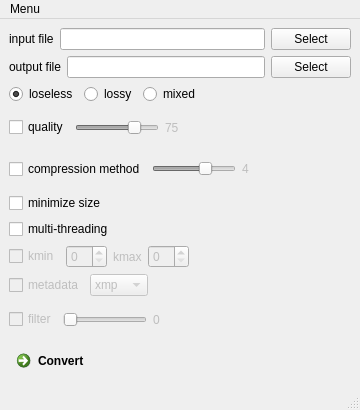
<?xml version="1.0" encoding="UTF-8"?>
<ui version="4.0">
 <class>MainWindow</class>
 <widget class="QMainWindow" name="MainWindow">
  <property name="enabled">
   <bool>true</bool>
  </property>
  <property name="geometry">
   <rect>
    <x>0</x>
    <y>0</y>
    <width>360</width>
    <height>410</height>
   </rect>
  </property>
  <property name="sizePolicy">
   <sizepolicy hsizetype="Preferred" vsizetype="Preferred">
    <horstretch>0</horstretch>
    <verstretch>0</verstretch>
   </sizepolicy>
  </property>
  <property name="windowTitle">
   <string>MainWindow</string>
  </property>
  <widget class="QWidget" name="centralwidget">
   <property name="enabled">
    <bool>true</bool>
   </property>
   <layout class="QVBoxLayout" name="verticalLayout">
    <item>
     <layout class="QHBoxLayout" name="input_hbox">
      <item>
       <widget class="QLabel" name="input_label">
        <property name="text">
         <string>input file</string>
        </property>
       </widget>
      </item>
      <item>
       <widget class="QLineEdit" name="input_path">
        <property name="readOnly">
         <bool>true</bool>
        </property>
       </widget>
      </item>
      <item>
       <widget class="QPushButton" name="input_select">
        <property name="text">
         <string>Select</string>
        </property>
       </widget>
      </item>
     </layout>
    </item>
    <item>
     <layout class="QHBoxLayout" name="output_hbox">
      <item>
       <widget class="QLabel" name="output_label">
        <property name="text">
         <string>output file</string>
        </property>
       </widget>
      </item>
      <item>
       <widget class="QLineEdit" name="output_path">
        <property name="readOnly">
         <bool>true</bool>
        </property>
       </widget>
      </item>
      <item>
       <widget class="QPushButton" name="output_select">
        <property name="text">
         <string>Select</string>
        </property>
       </widget>
      </item>
     </layout>
    </item>
    <item>
     <layout class="QHBoxLayout" name="compression_hbox_2">
      <item>
       <widget class="QRadioButton" name="lossless_button">
        <property name="toolTip">
         <string>encode image using lossless compression</string>
        </property>
        <property name="text">
         <string>loseless</string>
        </property>
        <property name="checked">
         <bool>true</bool>
        </property>
       </widget>
      </item>
      <item>
       <widget class="QRadioButton" name="lossy_button">
        <property name="toolTip">
         <string>encode image using lossy compression</string>
        </property>
        <property name="text">
         <string>lossy</string>
        </property>
       </widget>
      </item>
      <item>
       <widget class="QRadioButton" name="mixed_button">
        <property name="toolTip">
         <string>for each frame in the image, pick lossy or lossless compression heuristically</string>
        </property>
        <property name="text">
         <string>mixed</string>
        </property>
       </widget>
      </item>
      <item>
       <spacer name="horizontalSpacer">
        <property name="orientation">
         <enum>Qt::Horizontal</enum>
        </property>
        <property name="sizeHint" stdset="0">
         <size>
          <width>40</width>
          <height>20</height>
         </size>
        </property>
       </spacer>
      </item>
     </layout>
    </item>
    <item>
     <layout class="QHBoxLayout" name="quality_hbox">
      <item>
       <widget class="QCheckBox" name="quality_checkbox">
        <property name="toolTip">
         <string>quality factor (0:small..100:big)</string>
        </property>
        <property name="text">
         <string>quality</string>
        </property>
       </widget>
      </item>
      <item>
       <widget class="QSlider" name="quality_slider">
        <property name="enabled">
         <bool>false</bool>
        </property>
        <property name="sizePolicy">
         <sizepolicy hsizetype="Minimum" vsizetype="Fixed">
          <horstretch>0</horstretch>
          <verstretch>0</verstretch>
         </sizepolicy>
        </property>
        <property name="maximum">
         <number>100</number>
        </property>
        <property name="value">
         <number>75</number>
        </property>
        <property name="orientation">
         <enum>Qt::Horizontal</enum>
        </property>
       </widget>
      </item>
      <item>
       <widget class="QLabel" name="quality_value">
        <property name="enabled">
         <bool>false</bool>
        </property>
        <property name="text">
         <string>75</string>
        </property>
       </widget>
      </item>
      <item>
       <spacer name="horizontalSpacer_2">
        <property name="orientation">
         <enum>Qt::Horizontal</enum>
        </property>
        <property name="sizeHint" stdset="0">
         <size>
          <width>40</width>
          <height>20</height>
         </size>
        </property>
       </spacer>
      </item>
     </layout>
    </item>
    <item>
     <layout class="QHBoxLayout" name="compression_method_hbox">
      <item>
       <widget class="QCheckBox" name="compression_method_checkbox">
        <property name="toolTip">
         <string>compression method (0=fast, 6=slowest)</string>
        </property>
        <property name="text">
         <string>compression method</string>
        </property>
       </widget>
      </item>
      <item>
       <widget class="QSlider" name="compression_method_slider">
        <property name="enabled">
         <bool>false</bool>
        </property>
        <property name="sizePolicy">
         <sizepolicy hsizetype="Minimum" vsizetype="Fixed">
          <horstretch>0</horstretch>
          <verstretch>0</verstretch>
         </sizepolicy>
        </property>
        <property name="maximum">
         <number>6</number>
        </property>
        <property name="pageStep">
         <number>2</number>
        </property>
        <property name="value">
         <number>4</number>
        </property>
        <property name="orientation">
         <enum>Qt::Horizontal</enum>
        </property>
        <property name="invertedControls">
         <bool>false</bool>
        </property>
       </widget>
      </item>
      <item>
       <widget class="QLabel" name="compression_method_value">
        <property name="enabled">
         <bool>false</bool>
        </property>
        <property name="text">
         <string>4</string>
        </property>
       </widget>
      </item>
      <item>
       <spacer name="horizontalSpacer_3">
        <property name="orientation">
         <enum>Qt::Horizontal</enum>
        </property>
        <property name="sizeHint" stdset="0">
         <size>
          <width>40</width>
          <height>20</height>
         </size>
        </property>
       </spacer>
      </item>
     </layout>
    </item>
    <item>
     <widget class="QCheckBox" name="min_size_checkbox">
      <property name="toolTip">
       <string>minimize output size</string>
      </property>
      <property name="text">
       <string>minimize size</string>
      </property>
      <property name="checked">
       <bool>false</bool>
      </property>
     </widget>
    </item>
    <item>
     <widget class="QCheckBox" name="multi_threading">
      <property name="toolTip">
       <string>use multi-threading if available</string>
      </property>
      <property name="text">
       <string>multi-threading</string>
      </property>
      <property name="checked">
       <bool>false</bool>
      </property>
     </widget>
    </item>
    <item>
     <layout class="QHBoxLayout" name="kmin_kmax">
      <item>
       <widget class="QCheckBox" name="kmin_kmax_checkbox">
        <property name="enabled">
         <bool>false</bool>
        </property>
        <property name="toolTip">
         <string>min distance between key frames</string>
        </property>
        <property name="text">
         <string>kmin</string>
        </property>
       </widget>
      </item>
      <item>
       <widget class="QSpinBox" name="kmin_spinbox">
        <property name="enabled">
         <bool>false</bool>
        </property>
       </widget>
      </item>
      <item>
       <widget class="QLabel" name="kmax_label">
        <property name="enabled">
         <bool>false</bool>
        </property>
        <property name="toolTip">
         <string>max distance between key frames</string>
        </property>
        <property name="text">
         <string>kmax</string>
        </property>
       </widget>
      </item>
      <item>
       <widget class="QSpinBox" name="kmax_spinbox">
        <property name="enabled">
         <bool>false</bool>
        </property>
       </widget>
      </item>
      <item>
       <spacer name="horizontalSpacer_6">
        <property name="orientation">
         <enum>Qt::Horizontal</enum>
        </property>
        <property name="sizeHint" stdset="0">
         <size>
          <width>40</width>
          <height>20</height>
         </size>
        </property>
       </spacer>
      </item>
     </layout>
    </item>
    <item>
     <layout class="QHBoxLayout" name="metadata_hbox">
      <item>
       <widget class="QCheckBox" name="metadata_checkbox">
        <property name="enabled">
         <bool>false</bool>
        </property>
        <property name="toolTip">
         <string>comma separated list of metadata to copy from the input to the output if present</string>
        </property>
        <property name="text">
         <string>metadata</string>
        </property>
       </widget>
      </item>
      <item>
       <widget class="QComboBox" name="metadata_combobox">
        <property name="enabled">
         <bool>false</bool>
        </property>
        <property name="sizePolicy">
         <sizepolicy hsizetype="Minimum" vsizetype="Fixed">
          <horstretch>0</horstretch>
          <verstretch>0</verstretch>
         </sizepolicy>
        </property>
        <property name="currentText">
         <string>xmp</string>
        </property>
        <property name="currentIndex">
         <number>3</number>
        </property>
        <item>
         <property name="text">
          <string>all</string>
         </property>
        </item>
        <item>
         <property name="text">
          <string>none</string>
         </property>
        </item>
        <item>
         <property name="text">
          <string>icc</string>
         </property>
        </item>
        <item>
         <property name="text">
          <string>xmp</string>
         </property>
        </item>
       </widget>
      </item>
      <item>
       <spacer name="horizontalSpacer_4">
        <property name="orientation">
         <enum>Qt::Horizontal</enum>
        </property>
        <property name="sizeHint" stdset="0">
         <size>
          <width>40</width>
          <height>20</height>
         </size>
        </property>
       </spacer>
      </item>
     </layout>
    </item>
    <item>
     <layout class="QHBoxLayout" name="filter_hbox">
      <item>
       <widget class="QCheckBox" name="filter_checkbox">
        <property name="enabled">
         <bool>false</bool>
        </property>
        <property name="toolTip">
         <string>filter strength (0=off..100)</string>
        </property>
        <property name="text">
         <string>filter</string>
        </property>
       </widget>
      </item>
      <item>
       <widget class="QSlider" name="filter_slider">
        <property name="enabled">
         <bool>false</bool>
        </property>
        <property name="sizePolicy">
         <sizepolicy hsizetype="Minimum" vsizetype="Fixed">
          <horstretch>0</horstretch>
          <verstretch>0</verstretch>
         </sizepolicy>
        </property>
        <property name="maximum">
         <number>100</number>
        </property>
        <property name="orientation">
         <enum>Qt::Horizontal</enum>
        </property>
       </widget>
      </item>
      <item>
       <widget class="QLabel" name="filter_value">
        <property name="enabled">
         <bool>false</bool>
        </property>
        <property name="text">
         <string>0</string>
        </property>
       </widget>
      </item>
      <item>
       <spacer name="horizontalSpacer_5">
        <property name="orientation">
         <enum>Qt::Horizontal</enum>
        </property>
        <property name="sizeHint" stdset="0">
         <size>
          <width>40</width>
          <height>20</height>
         </size>
        </property>
       </spacer>
      </item>
     </layout>
    </item>
    <item>
     <widget class="QCommandLinkButton" name="convert_button">
      <property name="enabled">
       <bool>true</bool>
      </property>
      <property name="text">
       <string>Convert</string>
      </property>
     </widget>
    </item>
   </layout>
  </widget>
  <widget class="QMenuBar" name="menubar">
   <property name="enabled">
    <bool>true</bool>
   </property>
   <property name="geometry">
    <rect>
     <x>0</x>
     <y>0</y>
     <width>360</width>
     <height>22</height>
    </rect>
   </property>
   <widget class="QMenu" name="menuMenu">
    <property name="title">
     <string>Menu</string>
    </property>
    <addaction name="actionBatch_mode"/>
    <addaction name="actionAdvanced_options"/>
    <addaction name="actionDelete_input_file_after_convert"/>
   </widget>
   <addaction name="menuMenu"/>
  </widget>
  <widget class="QStatusBar" name="statusbar">
   <property name="enabled">
    <bool>true</bool>
   </property>
  </widget>
  <action name="actionBatch_mode">
   <property name="checkable">
    <bool>true</bool>
   </property>
   <property name="text">
    <string>Batch mode</string>
   </property>
  </action>
  <action name="actionSave_config">
   <property name="text">
    <string>Save options</string>
   </property>
  </action>
  <action name="actionLoad_config">
   <property name="text">
    <string>Load options</string>
   </property>
  </action>
  <action name="actionAdvanced_options">
   <property name="checkable">
    <bool>true</bool>
   </property>
   <property name="text">
    <string>Advanced options</string>
   </property>
  </action>
  <action name="actionDelete_input_file_after_convert">
   <property name="checkable">
    <bool>true</bool>
   </property>
   <property name="text">
    <string>Delete input file after convert</string>
   </property>
  </action>
 </widget>
 <resources/>
 <connections>
  <connection>
   <sender>quality_slider</sender>
   <signal>valueChanged(int)</signal>
   <receiver>quality_value</receiver>
   <slot>setNum(int)</slot>
   <hints>
    <hint type="sourcelabel">
     <x>138</x>
     <y>138</y>
    </hint>
    <hint type="destinationlabel">
     <x>178</x>
     <y>137</y>
    </hint>
   </hints>
  </connection>
  <connection>
   <sender>compression_method_slider</sender>
   <signal>valueChanged(int)</signal>
   <receiver>compression_method_value</receiver>
   <slot>setNum(int)</slot>
   <hints>
    <hint type="sourcelabel">
     <x>236</x>
     <y>175</y>
    </hint>
    <hint type="destinationlabel">
     <x>249</x>
     <y>175</y>
    </hint>
   </hints>
  </connection>
  <connection>
   <sender>quality_checkbox</sender>
   <signal>clicked(bool)</signal>
   <receiver>quality_slider</receiver>
   <slot>setEnabled(bool)</slot>
   <hints>
    <hint type="sourcelabel">
     <x>39</x>
     <y>134</y>
    </hint>
    <hint type="destinationlabel">
     <x>116</x>
     <y>134</y>
    </hint>
   </hints>
  </connection>
  <connection>
   <sender>filter_slider</sender>
   <signal>valueChanged(int)</signal>
   <receiver>filter_value</receiver>
   <slot>setNum(int)</slot>
   <hints>
    <hint type="sourcelabel">
     <x>146</x>
     <y>331</y>
    </hint>
    <hint type="destinationlabel">
     <x>159</x>
     <y>331</y>
    </hint>
   </hints>
  </connection>
  <connection>
   <sender>filter_checkbox</sender>
   <signal>clicked(bool)</signal>
   <receiver>filter_slider</receiver>
   <slot>setEnabled(bool)</slot>
   <hints>
    <hint type="sourcelabel">
     <x>53</x>
     <y>330</y>
    </hint>
    <hint type="destinationlabel">
     <x>146</x>
     <y>331</y>
    </hint>
   </hints>
  </connection>
  <connection>
   <sender>compression_method_checkbox</sender>
   <signal>clicked(bool)</signal>
   <receiver>compression_method_slider</receiver>
   <slot>setEnabled(bool)</slot>
   <hints>
    <hint type="sourcelabel">
     <x>88</x>
     <y>174</y>
    </hint>
    <hint type="destinationlabel">
     <x>236</x>
     <y>175</y>
    </hint>
   </hints>
  </connection>
  <connection>
   <sender>metadata_checkbox</sender>
   <signal>clicked(bool)</signal>
   <receiver>metadata_combobox</receiver>
   <slot>setEnabled(bool)</slot>
   <hints>
    <hint type="sourcelabel">
     <x>46</x>
     <y>215</y>
    </hint>
    <hint type="destinationlabel">
     <x>115</x>
     <y>215</y>
    </hint>
   </hints>
  </connection>
  <connection>
   <sender>actionAdvanced_options</sender>
   <signal>toggled(bool)</signal>
   <receiver>kmin_kmax_checkbox</receiver>
   <slot>setEnabled(bool)</slot>
   <hints>
    <hint type="sourcelabel">
     <x>-1</x>
     <y>-1</y>
    </hint>
    <hint type="destinationlabel">
     <x>34</x>
     <y>287</y>
    </hint>
   </hints>
  </connection>
  <connection>
   <sender>kmin_kmax_checkbox</sender>
   <signal>clicked(bool)</signal>
   <receiver>kmin_spinbox</receiver>
   <slot>setEnabled(bool)</slot>
   <hints>
    <hint type="sourcelabel">
     <x>34</x>
     <y>287</y>
    </hint>
    <hint type="destinationlabel">
     <x>83</x>
     <y>287</y>
    </hint>
   </hints>
  </connection>
  <connection>
   <sender>kmin_kmax_checkbox</sender>
   <signal>clicked(bool)</signal>
   <receiver>kmax_spinbox</receiver>
   <slot>setEnabled(bool)</slot>
   <hints>
    <hint type="sourcelabel">
     <x>34</x>
     <y>287</y>
    </hint>
    <hint type="destinationlabel">
     <x>160</x>
     <y>287</y>
    </hint>
   </hints>
  </connection>
  <connection>
   <sender>actionAdvanced_options</sender>
   <signal>toggled(bool)</signal>
   <receiver>filter_checkbox</receiver>
   <slot>setEnabled(bool)</slot>
   <hints>
    <hint type="sourcelabel">
     <x>-1</x>
     <y>-1</y>
    </hint>
    <hint type="destinationlabel">
     <x>33</x>
     <y>319</y>
    </hint>
   </hints>
  </connection>
  <connection>
   <sender>actionAdvanced_options</sender>
   <signal>toggled(bool)</signal>
   <receiver>kmax_label</receiver>
   <slot>setEnabled(bool)</slot>
   <hints>
    <hint type="sourcelabel">
     <x>-1</x>
     <y>-1</y>
    </hint>
    <hint type="destinationlabel">
     <x>122</x>
     <y>287</y>
    </hint>
   </hints>
  </connection>
  <connection>
   <sender>kmin_kmax_checkbox</sender>
   <signal>clicked(bool)</signal>
   <receiver>kmax_label</receiver>
   <slot>setEnabled(bool)</slot>
   <hints>
    <hint type="sourcelabel">
     <x>34</x>
     <y>287</y>
    </hint>
    <hint type="destinationlabel">
     <x>122</x>
     <y>287</y>
    </hint>
   </hints>
  </connection>
  <connection>
   <sender>quality_checkbox</sender>
   <signal>clicked(bool)</signal>
   <receiver>quality_value</receiver>
   <slot>setEnabled(bool)</slot>
   <hints>
    <hint type="sourcelabel">
     <x>39</x>
     <y>139</y>
    </hint>
    <hint type="destinationlabel">
     <x>171</x>
     <y>139</y>
    </hint>
   </hints>
  </connection>
  <connection>
   <sender>compression_method_checkbox</sender>
   <signal>clicked(bool)</signal>
   <receiver>compression_method_value</receiver>
   <slot>setEnabled(bool)</slot>
   <hints>
    <hint type="sourcelabel">
     <x>78</x>
     <y>171</y>
    </hint>
    <hint type="destinationlabel">
     <x>246</x>
     <y>171</y>
    </hint>
   </hints>
  </connection>
  <connection>
   <sender>filter_checkbox</sender>
   <signal>clicked(bool)</signal>
   <receiver>filter_value</receiver>
   <slot>setEnabled(bool)</slot>
   <hints>
    <hint type="sourcelabel">
     <x>33</x>
     <y>319</y>
    </hint>
    <hint type="destinationlabel">
     <x>156</x>
     <y>319</y>
    </hint>
   </hints>
  </connection>
  <connection>
   <sender>actionAdvanced_options</sender>
   <signal>toggled(bool)</signal>
   <receiver>metadata_checkbox</receiver>
   <slot>setEnabled(bool)</slot>
   <hints>
    <hint type="sourcelabel">
     <x>-1</x>
     <y>-1</y>
    </hint>
    <hint type="destinationlabel">
     <x>46</x>
     <y>287</y>
    </hint>
   </hints>
  </connection>
 </connections>
</ui>
